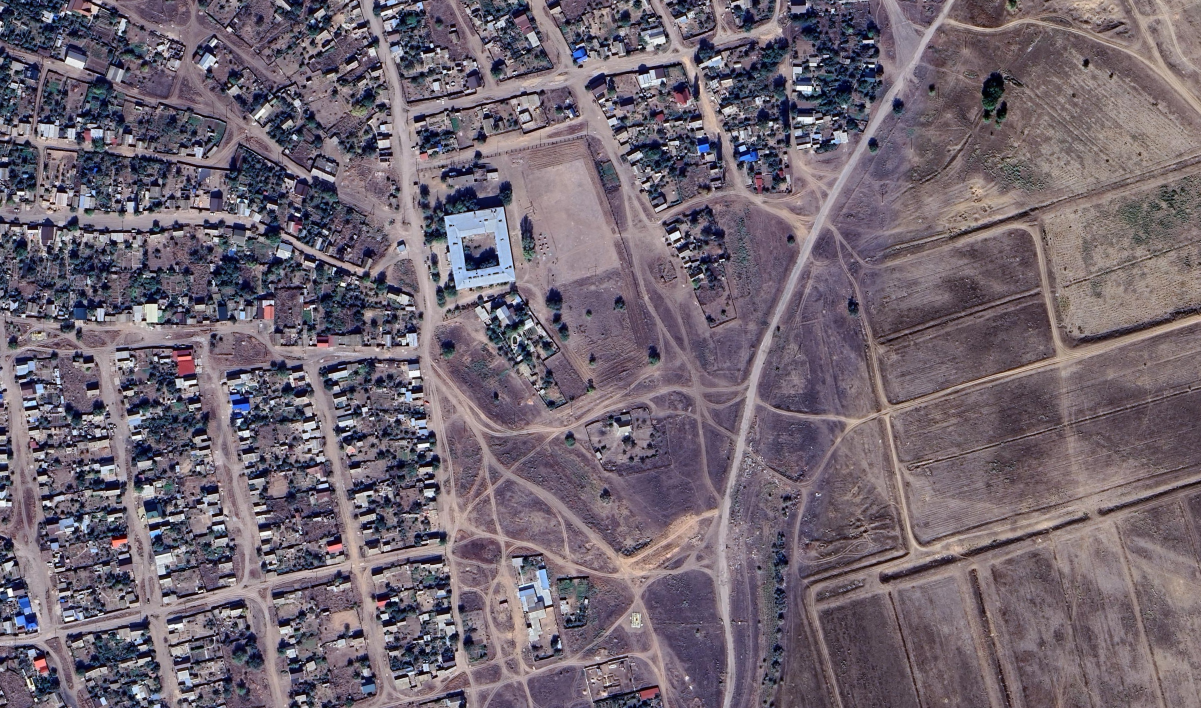
#> input picture raw/10.png, 1201 x 708 px, found by its file name; its folder holds only this picture in this run
$ python images_shift.py
#> lines starting #> are read from the running program, lines starting #| are printed output that depends on the picture
"""
Скрипт для генерации набора обучающих изображений с имитацией смещений (без поворотов).

Назначение:
- Загружает исходные изображения из директории 'raw'
- Для каждого изображения создаёт 120 уникальных кропов 300x300 пикселей:
  * Со случайными смещениями центра в диапазоне ±15 пикселей по X/Y
  * Без поворотов (фиксированный угол 0°)
- Гарантирует уникальность смещений и исключает дублирование параметров
- Сохраняет кропы в структурированную директорию 'images' с именами,
  кодирующими параметры смещения
- Дополнительно сохраняет центральный кроп без смещения (эталон с нулевым сдвигом)

Формат имён файлов:
  dx_dy_0p00.jpg
  Пример: "3p0_m2p0_0p00.jpg" → смещение +3.0 по X, -2.0 по Y, угол 0.00°
  Особенности кодировки:
    '.' → 'p' (point)
    '-' → 'm' (minus)
    Целые значения форматируются с одним знаком после запятой (3 → "3p0")
"""
import os
import cv2
import numpy as np
from pathlib import Path
import config


# Директории для входных и выходных данных
RAW_DIR = config.RAW_DIR          # Исходные изображения (входная директория)
IMG_DIR = config.IMG_DIR          # Выходные кропы с поворотами

# Параметры генерации
CROP_SIZE = config.CROP_SIZE      # Размер квадратного кропа (пиксели)
MAX_OFFSET = 15.0        # Максимальное смещение центра кропа от центра изображения (пиксели)
NUM_CROPS = 120          # Количество уникальных кропов для генерации на одно исходное изображение

# Поддерживаемые форматы изображений (регистронезависимо)
SUPPORTED_EXTS = {'.jpg', '.jpeg', '.png', '.bmp', '.tiff'}


def get_image_files(directory):
    """
    Сканирует директорию и возвращает список путей к изображениям с поддерживаемыми расширениями.

    :param directory: Путь к директории для сканирования
    :return: Список объектов Path, указывающих на найденные изображения
    """
    files = []
    for f in os.listdir(directory):
        if Path(f).suffix.lower() in SUPPORTED_EXTS:
            files.append(Path(directory) / f)
    return files


def shift_center_crop(img, dx, dy):
    """
    Извлекает квадратный кроп заданного размера со смещённым центром.

    Особенности:
      - Центр кропа смещается относительно геометрического центра изображения
      - Автоматическая коррекция выхода за границы изображения (без интерполяции)
      - Возвращает кроп меньшего размера, если смещение выходит за границы

    :param img: Исходное изображение (2D массив)
    :param dx: Смещение центра по оси X (пиксели, положительное → вправо)
    :param dy: Смещение центра по оси Y (пиксели, положительное → вниз)
    :return: Кропированное изображение (массив пикселей)
    """
    h, w = img.shape[:2]
    # Вычисление нового центра кропа с учётом смещения
    cy, cx = h // 2 + dy, w // 2 + dx

    # Расчёт координат кропа с защитой от выхода за границы изображения
    y1 = max(0, cy - CROP_SIZE // 2)
    x1 = max(0, cx - CROP_SIZE // 2)
    y2 = min(h, y1 + CROP_SIZE)
    x2 = min(w, x1 + CROP_SIZE)

    return img[y1:y2, x1:x2]


def crop_center(img):
    """
    Извлекает центральный квадратный кроп без смещения.

    :param img: Исходное изображение
    :return: Центральный кроп или None, если изображение слишком мало для кропа
    """
    h, w = img.shape[:2]
    cx, cy = w // 2, h // 2
    half = CROP_SIZE // 2
    left_i = cx - half
    top_i = cy - half

    # Проверка возможности извлечения полноразмерного кропа
    if left_i < 0 or top_i < 0 or left_i + CROP_SIZE > w or top_i + CROP_SIZE > h:
        return None

    return img[top_i:top_i + CROP_SIZE, left_i:left_i + CROP_SIZE]


def main():
    """
    Основной цикл генерации обучающих кропов со смещениями.

    Алгоритм работы:
      1. Создание выходной директории (если не существует)
      2. Поиск всех изображений в RAW_DIR
      3. Для каждого изображения:
          - Загрузка в градациях серого (оптимизация памяти и скорости)
          - Проверка минимального размера (должен быть ≥ CROP_SIZE)
          - Генерация ровно NUM_CROPS уникальных кропов:
              * Случайные смещения в диапазоне [-MAX_OFFSET+1, MAX_OFFSET)
              * Исключение дубликатов и нулевого смещения (0,0) на этапе генерации
              * Повторная генерация при неудачных смещениях (выход за границы)
          - Сохранение эталонного кропа с нулевым смещением (0,0)
      4. Кодирование параметров смещения в имени файла для последующего анализа
    """
    # Создание структуры выходных директорий (рекурсивно)
    IMG_DIR.mkdir(parents=True, exist_ok=True)

    # Получение списка исходных изображений
    image_files = get_image_files(RAW_DIR)

    # Проверка наличия изображений для обработки
    if not image_files:
        print(f"Нет изображений в {RAW_DIR} с поддерживаемыми расширениями: {SUPPORTED_EXTS}")
        return

    # Обработка каждого исходного изображения
    for img_path in image_files:
        print(f"Обработка: {img_path.name}")

        # Загрузка изображения в градациях серого (оптимально для задач сопоставления)
        img = cv2.imread(str(img_path), cv2.IMREAD_GRAYSCALE)
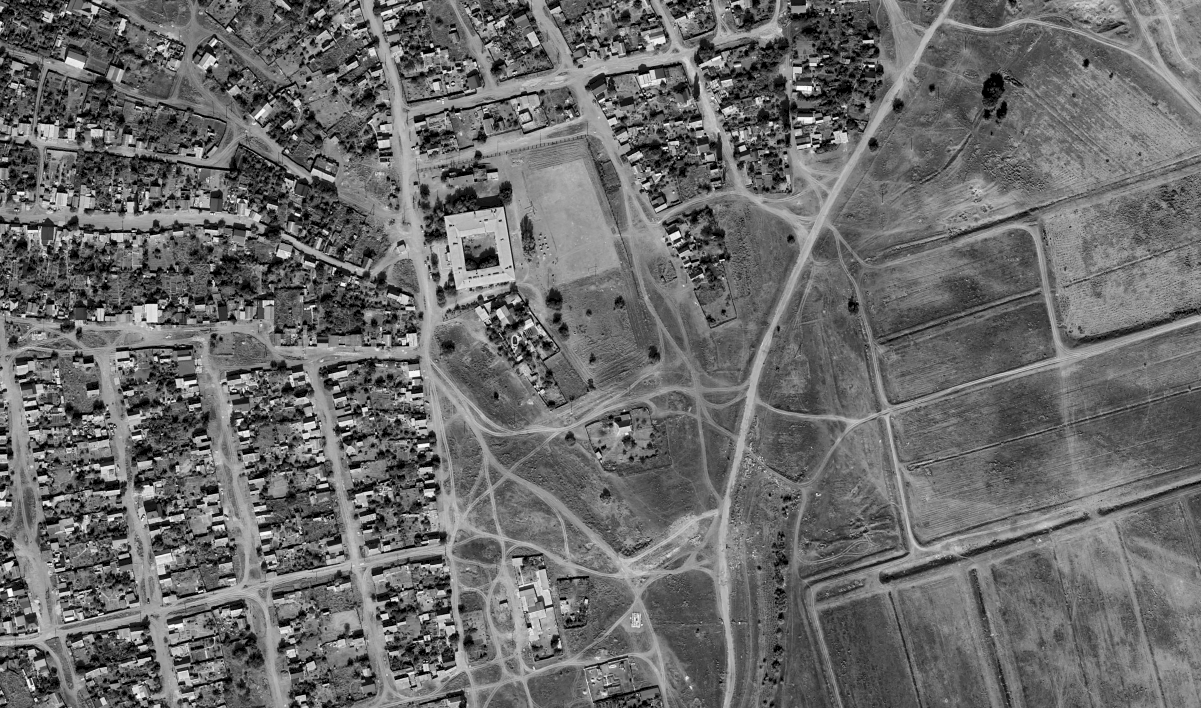
#> img: shape (708, 1201); min 0, max 254, mean 106.3
        if img is None:
            print(f"Не удалось загрузить: {img_path} (неподдерживаемый формат или повреждённый файл)")
            continue

        # Проверка минимального размера изображения
        h, w = img.shape[:2]
#> h = 708; w = 1201
        if w < CROP_SIZE or h < CROP_SIZE:
            print(f"Изображение слишком маленькое ({w}x{h}), минимальный размер: {CROP_SIZE}x{CROP_SIZE}")
            continue

        # Создание поддиректории для кропов текущего изображения
        out_dir = IMG_DIR / ("shift_" + img_path.stem)
        out_dir.mkdir(exist_ok=True)

        saved = 0
        all_shifts = []  # Хранилище уникальных смещений для предотвращения дубликатов

        # Генерация ровно NUM_CROPS уникальных кропов
        while saved < NUM_CROPS:
            # Генерация случайного смещения в заданном диапазоне
            # +1 в нижней границе предотвращает слишком частое появление нулевых смещений
            dx = int(np.random.uniform(-MAX_OFFSET + 1, MAX_OFFSET))
            dy = int(np.random.uniform(-MAX_OFFSET + 1, MAX_OFFSET))

            # Пропуск дубликатов и нулевого смещения (нулевое будет сохранено отдельно)
            if (dx, dy) in all_shifts or (dx, dy) == (0, 0):
                continue

            # Получение кропа со смещённым центром
            crop = shift_center_crop(img, dx, dy)

            # Пропуск некорректных кропов (слишком маленьких из-за выхода за границы)
            if crop.shape[0] != CROP_SIZE or crop.shape[1] != CROP_SIZE:
                continue

            # Форматирование параметров смещения для имени файла:
            # Пример: dx=3 → "3.0" → "3p0"; dx=-2 → "-2.0" → "m2p0"
            dx_str = f"{dx:.1f}".replace(".", "p").replace("-", "m")
            dy_str = f"{dy:.1f}".replace(".", "p").replace("-", "m")

            # Формирование имени файла: "смещение_X_смещение_Y_угол.jpg"
            # Угол всегда 0.00 (фиксированное значение для данной версии скрипта)
            filename = f"{dx_str}_{dy_str}_0p00.jpg"
            out_path = out_dir / filename

            # Сохранение кропа с оптимальным качеством JPEG
            cv2.imwrite(str(out_path), crop, [int(cv2.IMWRITE_JPEG_QUALITY), 95])

            # Регистрация использованного смещения и инкремент счётчика
            all_shifts.append((dx, dy))
            saved += 1
#> this loop made 126 passes
#> pass 1, in main, `crop = shift_center_crop(img, dx, dy)`:
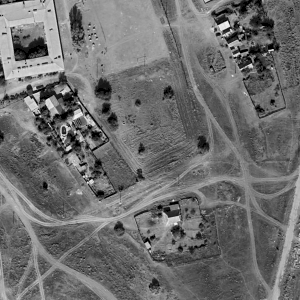
#> crop: shape (300, 300); min 0, max 245, mean 110.8
#> pass 2, in main, `crop = shift_center_crop(img, dx, dy)`:
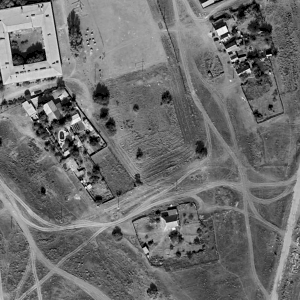
#> crop: shape (300, 300); min 0, max 245, mean 110.9
#> pass 3, in main, `crop = shift_center_crop(img, dx, dy)`:
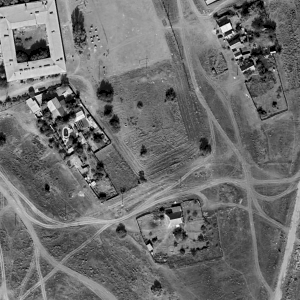
#> crop: shape (300, 300); min 0, max 245, mean 111
#> after the loop, all_shifts = 120 pairs, first value -13 to 14, second value -13 to 14; saved = 120

        # Сохранение эталонного кропа с нулевым смещением (центр изображения)
        # Этот кроп служит референсом для измерения относительных смещений
        center_crop = crop_center(img)
#> in crop_center, `return img[top_i:top_i + CROP_SIZE, left_i:left_i + CROP_SIZE]`:
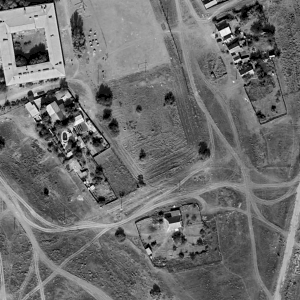
#> returned value: shape (300, 300); min 0, max 245, mean 111
        if center_crop is not None:
            cv2.imwrite(str(out_dir / "0p0_0p0_0p00.jpg"), center_crop,
                       [int(cv2.IMWRITE_JPEG_QUALITY), 95])
            print(f"Сохранено {saved} кропов + эталонный кроп в {out_dir.name}")
#| Сохранено 120 кропов + эталонный кроп в shift_10
        else:
            print(f"Не удалось сохранить эталонный кроп (ошибка кадрирования)")

    print("\nГотово! Все изображения успешно обработаны.")


if __name__ == "__main__":
    main()

$ run again, on raw/9.png
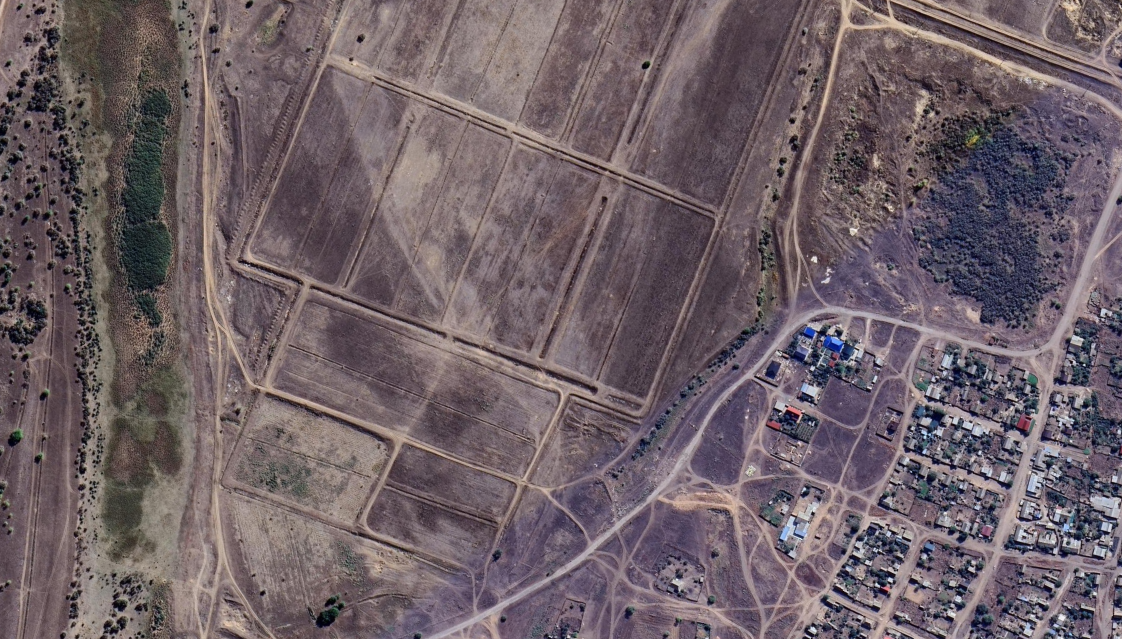
#> input picture raw/9.png, 1122 x 639 px, found by its file name
#> the loop in main, `while saved < NUM_CROPS:` made 126 passes
#> pass 3, in main, `crop = shift_center_crop(img, dx, dy)`:
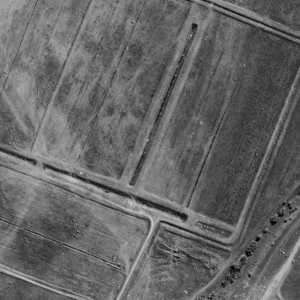
#> crop: shape (300, 300); min 0, max 203, mean 102
#> after the loop in main, `while saved < NUM_CROPS:`: all_shifts = 120 pairs, first value -13 to 14, second value -13 to 14; saved = 120
#> in crop_center, `return img[top_i:top_i + CROP_SIZE, left_i:left_i + CROP_SIZE]`:
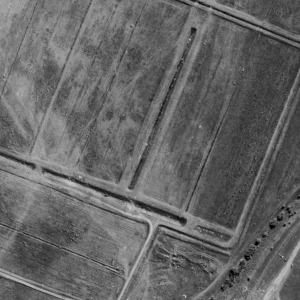
#> returned value: shape (300, 300); min 0, max 203, mean 101.9
#| Сохранено 120 кропов + эталонный кроп в shift_9

$ run again, on raw/My_map.jpg
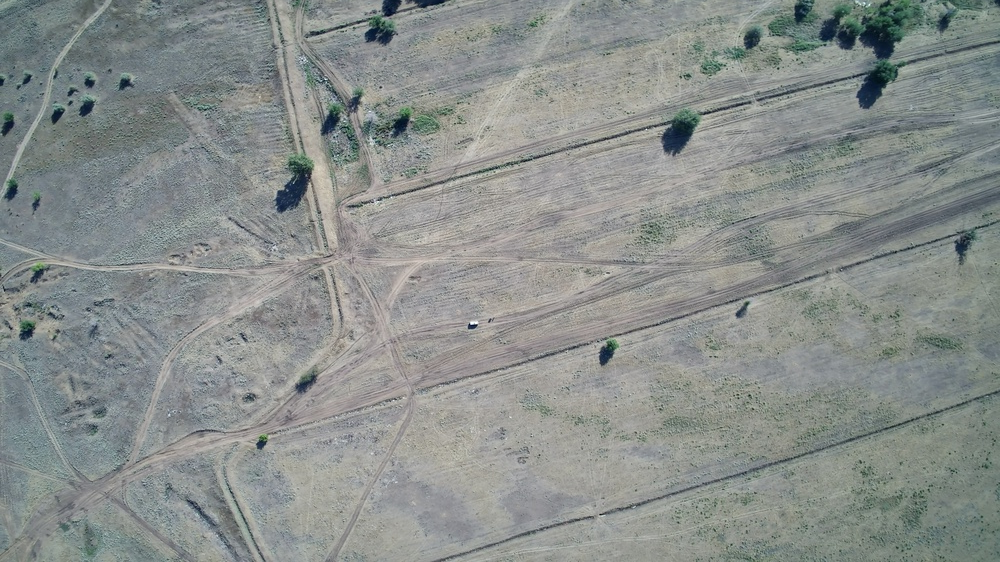
#> input picture raw/My_map.jpg, 1000 x 562 px, shrunk from 3840 x 2160 before the run, found by its file name
#> the loop in main, `while saved < NUM_CROPS:` made 126 passes
#> pass 3, in main, `crop = shift_center_crop(img, dx, dy)`:
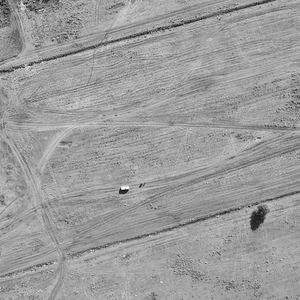
#> crop: shape (300, 300); min 8, max 255, mean 155.9
#> after the loop in main, `while saved < NUM_CROPS:`: all_shifts = 120 pairs, first value -13 to 14, second value -13 to 14; saved = 120
#> in crop_center, `return img[top_i:top_i + CROP_SIZE, left_i:left_i + CROP_SIZE]`:
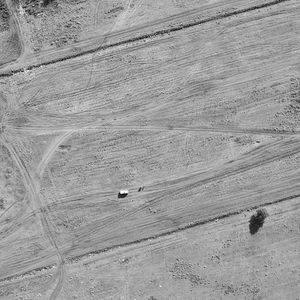
#> returned value: shape (300, 300); min 8, max 255, mean 155.7
#| Сохранено 120 кропов + эталонный кроп в shift_My_map

$ run again, on raw/djelga.jpg
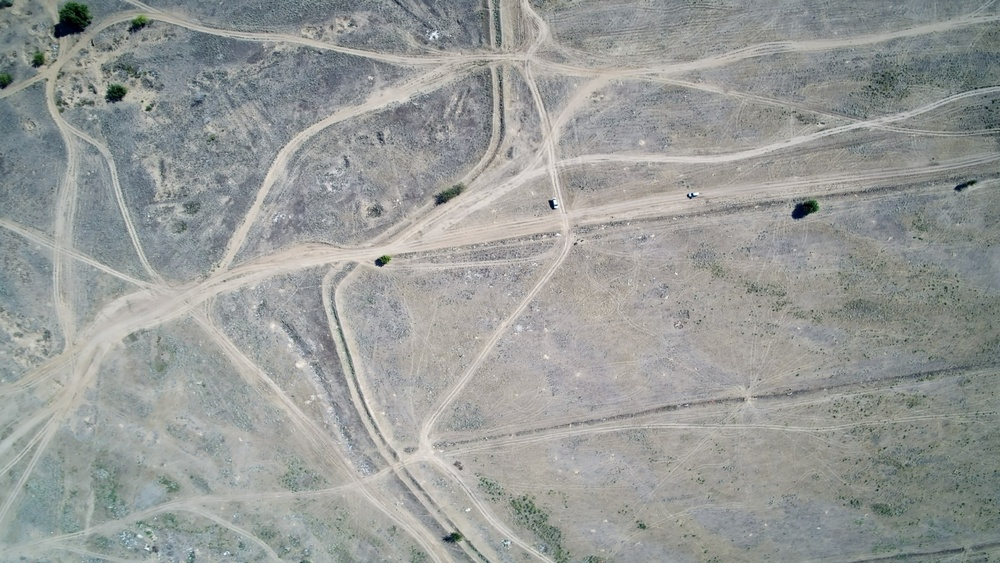
#> input picture raw/djelga.jpg, 1000 x 563 px, shrunk from 1763 x 992 before the run, found by its file name
#> the loop in main, `while saved < NUM_CROPS:` made 126 passes
#> pass 3, in main, `crop = shift_center_crop(img, dx, dy)`:
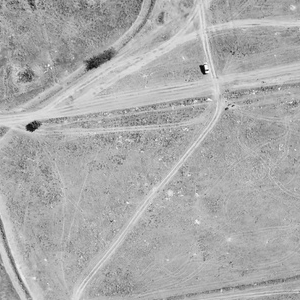
#> crop: shape (300, 300); min 3, max 255, mean 171.3
#> after the loop in main, `while saved < NUM_CROPS:`: all_shifts = 120 pairs, first value -13 to 14, second value -13 to 14; saved = 120
#> in crop_center, `return img[top_i:top_i + CROP_SIZE, left_i:left_i + CROP_SIZE]`:
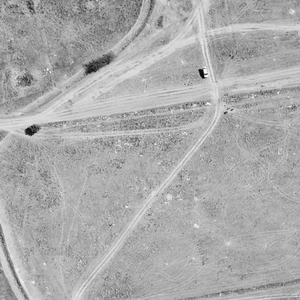
#> returned value: shape (300, 300); min 3, max 255, mean 171.1
#| Сохранено 120 кропов + эталонный кроп в shift_djelga
